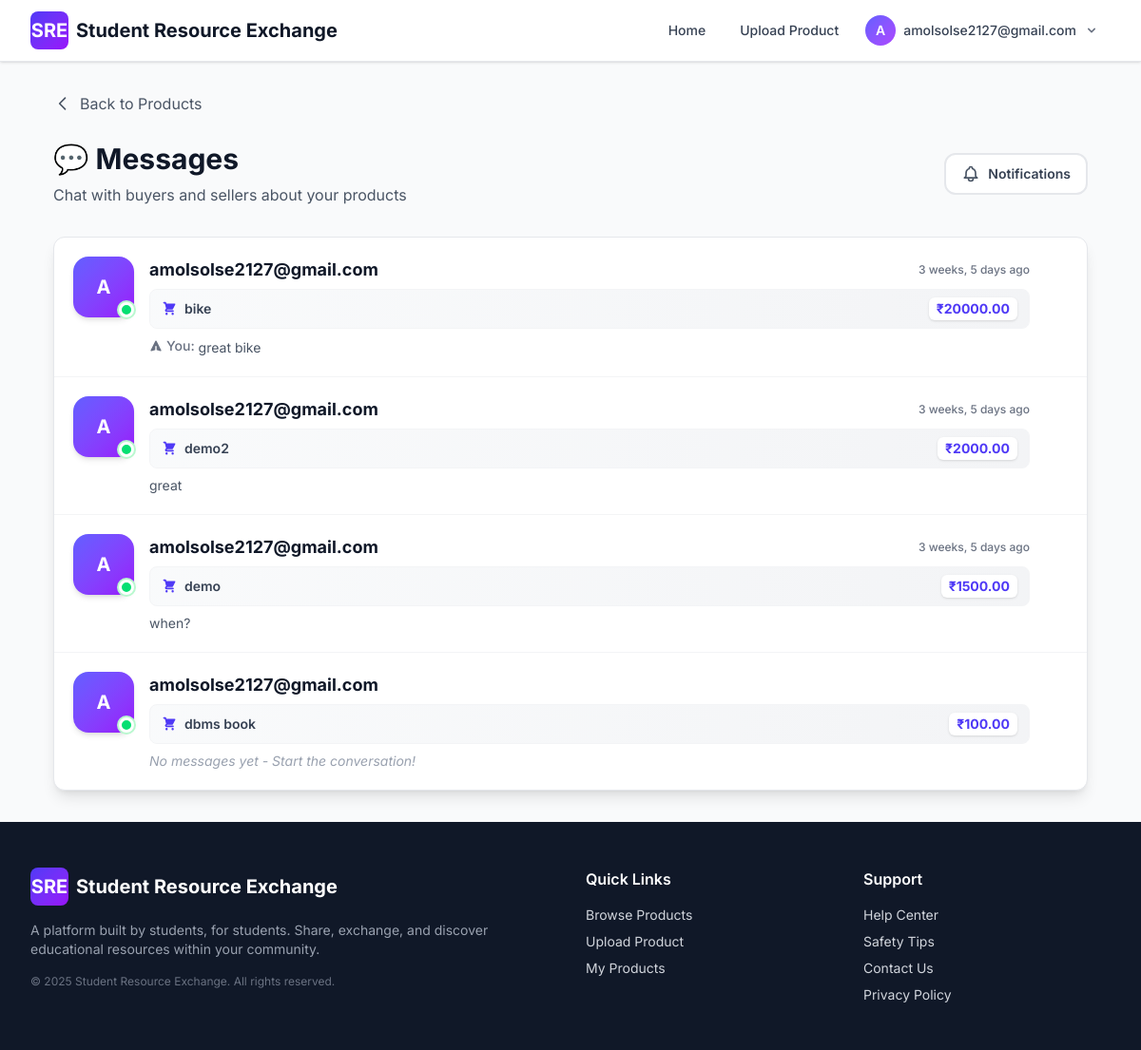
Page /chat/ (signed in) on the earlier database version.
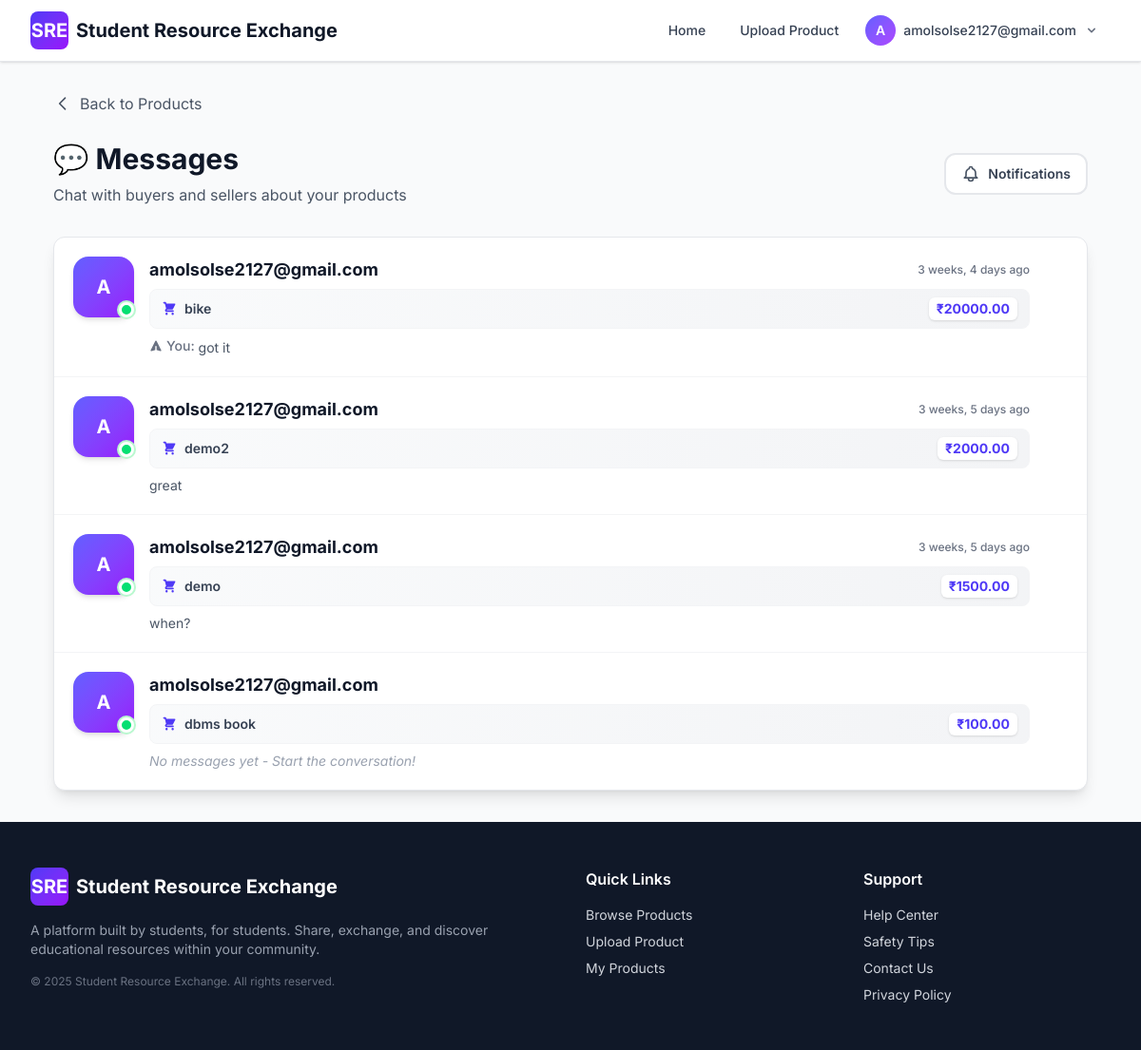
Same page on the later database version.
### chat/models.py (models this page shows, shortened)
class Conversation(models.Model):
    buyer = models.ForeignKey(
        User,
        on_delete=models.CASCADE,
        related_name='buyer_conversations',
        help_text="User interested in buying the product"
    )
    seller = models.ForeignKey(
        User,
        on_delete=models.CASCADE,
        related_name='seller_conversations',
        help_text="User who owns/sells the product"
    )
    product = models.ForeignKey(
        Product,
        on_delete=models.CASCADE,
        related_name='conversations',
        help_text="Product being discussed"
    )
    created_at = models.DateTimeField(auto_now_add=True)
    updated_at = models.DateTimeField(auto_now=True)
    class Meta:
        db_table = 'chat_conversation'
        ordering = ['-updated_at']
        unique_together = ['buyer', 'seller', 'product']
        indexes = [
            models.Index(fields=['-updated_at']),
            models.Index(fields=['buyer', 'seller']),
        ]
    def get_last_message(self):
        return self.messages.order_by('-created_at').first()
    @staticmethod
    def get_total_unread_count(user):
        return Message.objects.filter(
            Q(conversation__buyer=user) | Q(conversation__seller=user)
        ).exclude(sender=user).filter(is_read=False).count()

class Message(models.Model):
    MESSAGE_TYPE_CHOICES = [
        ('regular', 'Regular Message'),
        ('otp_handover', 'Handover OTP'),
        ('otp_return', 'Return OTP'),
        ('system', 'System Notification'),
    ]
    conversation = models.ForeignKey(
        Conversation,
        on_delete=models.CASCADE,
        related_name='messages',
        help_text="The conversation this message belongs to"
    )
    sender = models.ForeignKey(
        User,
        on_delete=models.CASCADE,
        related_name='sent_messages',
        help_text="User who sent the message"
    )
    content = models.TextField(help_text="Message content")
    is_read = models.BooleanField(default=False, help_text="Whether the message has been read")
    is_system_message = models.BooleanField(
        default=False,
        help_text="Whether this is a system-generated message (e.g., OTP)"
    )
    message_type = models.CharField(
        max_length=20,
        choices=MESSAGE_TYPE_CHOICES,
        default='regular',
        help_text="Type of message"
    )
    recipient = models.ForeignKey(
        User,
        on_delete=models.SET_NULL,
        null=True,
        blank=True,
        related_name='received_messages',
        help_text="Intended recipient for system messages (optional)"
    )
    created_at = models.DateTimeField(auto_now_add=True)
    class Meta:
        db_table = 'chat_message'
        ordering = ['created_at']
        indexes = [
            models.Index(fields=['conversation', 'created_at']),
            models.Index(fields=['sender', 'created_at']),
        ]

### registration/models.py (models this page shows, shortened)
class User(models.Model):
    id = models.AutoField(primary_key=True)
    email = models.EmailField(unique=True, db_index=True, max_length=255)
    password_hash = models.CharField(max_length=128)
    college_id = models.CharField(max_length=100)
    name = models.CharField(max_length=255, blank=True, null=True)
    college_name = models.CharField(max_length=255, blank=True, null=True)
    university_name = models.CharField(max_length=255, blank=True, null=True)
    rating = models.IntegerField(default=0)
    email_verified = models.BooleanField(default=False)
    is_admin = models.BooleanField(default=False)
    address_line1 = models.CharField(max_length=255, blank=True, null=True)
    address_line2 = models.CharField(max_length=255, blank=True, null=True)
    city = models.CharField(max_length=100, blank=True, null=True)
    state_province = models.CharField(max_length=100, blank=True, null=True)
    zip_postal_code = models.CharField(max_length=20, blank=True, null=True)
    country = models.CharField(max_length=100, blank=True, null=True)
    latitude = models.DecimalField(
        max_digits=9,
        decimal_places=6,
        blank=True,
        null=True,
        validators=[MinValueValidator(-90), MaxValueValidator(90)],
        help_text="Latitude coordinate"
    )
    longitude = models.DecimalField(
        max_digits=9,
        decimal_places=6,
        blank=True,
        null=True,
        validators=[MinValueValidator(-180), MaxValueValidator(180)],
        help_text="Longitude coordinate"
    )
    share_precise_location = models.BooleanField(
        default=False,
        help_text="Share exact location with approved requesters"
    )
    created_at = models.DateTimeField(auto_now_add=True)
    updated_at = models.DateTimeField(auto_now=True)
    class Meta:
        db_table = 'user'
        ordering = ['-created_at']
        indexes = [
            models.Index(fields=['latitude', 'longitude']),
        ]

### products/models.py (models this page shows, shortened)
class Product(models.Model):
    CATEGORY_CHOICES = [
        ('books', 'Books'),
        ('notes', 'Notes'),
        ('electronics', 'Electronics'),
        ('stationery', 'Stationery'),
        ('lab_equipment', 'Lab Equipment'),
        ('other', 'Other'),
    ]
    CONDITION_CHOICES = [
        ('new', 'New'),
        ('like_new', 'Like New'),
        ('good', 'Good'),
        ('fair', 'Fair'),
        ('poor', 'Poor'),
    ]
    LISTING_TYPE_CHOICES = [
        ('sell', 'For Sale'),
        ('lend', 'For Lending'),
        ('both', 'Sale or Lend'),
    ]
    title = models.CharField(max_length=255, help_text="Product name or title")
    description = models.TextField(help_text="Detailed description of the product")
    category = models.CharField(max_length=50, choices=CATEGORY_CHOICES, default='other')
    condition = models.CharField(max_length=20, choices=CONDITION_CHOICES, default='good')
    listing_type = models.CharField(
        max_length=10,
        choices=LISTING_TYPE_CHOICES,
        default='sell',
        help_text="Whether this item is for sale, lending, or both"
    )
    price = models.DecimalField(
        max_digits=10,
        decimal_places=2,
        validators=[MinValueValidator(0.01)],
        help_text="Price in INR (₹) - for selling",
        blank=True,
        null=True
    )
    borrow_price_per_day = models.DecimalField(
        max_digits=10,
        decimal_places=2,
        validators=[MinValueValidator(0.01)],
        help_text="Daily rental price in INR (₹)",
        blank=True,
        null=True
    )
    borrow_deposit = models.DecimalField(
        max_digits=10,
        decimal_places=2,
        validators=[MinValueValidator(0)],
        help_text="Refundable deposit amount in INR (₹)",
        blank=True,
        null=True,
        default=0
    )
    max_borrow_days = models.IntegerField(
        default=30,
        validators=[MinValueValidator(1)],
        help_text="Maximum number of days item can be borrowed"
    )
    is_currently_borrowed = models.BooleanField(
        default=False,
        help_text="Is this item currently borrowed by someone?"
    )
    image1 = models.ImageField(
        upload_to=product_image_upload_path,
        blank=True,
        null=True,
        help_text="Primary product image (required)"
    )
    image2 = models.ImageField(
        upload_to=product_image_upload_path,
        blank=True,
        null=True,
        help_text="Additional image (optional)"
    )
    image3 = models.ImageField(
        upload_to=product_image_upload_path,
        blank=True,
        null=True,
        help_text="Additional image (optional)"
    )
    image4 = models.ImageField(
        upload_to=product_image_upload_path,
        blank=True,
        null=True,
        help_text="Additional image (optional)"
    )
    image5 = models.ImageField(
        upload_to=product_image_upload_path,
        blank=True,
        null=True,
        help_text="Additional image (optional)"
    )
    seller = models.ForeignKey(User, on_delete=models.CASCADE, related_name='products')
    is_available = models.BooleanField(default=True, help_text="Is this product still available?")
    views = models.IntegerField(default=0, editable=False)
    created_at = models.DateTimeField(auto_now_add=True)
    updated_at = models.DateTimeField(auto_now=True)
    class Meta:
        db_table = 'products'
        ordering = ['-created_at']
        verbose_name = 'Product'
        verbose_name_plural = 'Products'

### chat/views.py (the view)
# urls.py: path('', views.conversation_list, name='conversation_list'),
def conversation_list(request):
    if 'user_id' not in request.session:
        return redirect('login:login')
    user_id = request.session['user_id']
    user = get_object_or_404(User, id=user_id)
    conversations = Conversation.objects.filter(
        Q(buyer=user) | Q(seller=user)
    ).select_related('buyer', 'seller', 'product').prefetch_related(
        Prefetch('messages', queryset=Message.objects.order_by('-created_at'))
    ).annotate(
        last_message_time=Max('messages__created_at')
    ).order_by('-last_message_time')
    conversation_data = []
    for conv in conversations:
        other_user = conv.seller if conv.buyer.id == user.id else conv.buyer
        last_message = conv.get_last_message()
        unread_count = conv.messages.exclude(sender=user).filter(is_read=False).count()
        conversation_data.append({
            'conversation': conv,
            'other_user': other_user,
            'last_message': last_message,
            'unread_count': unread_count
        })
    paginator = Paginator(conversation_data, 12)
    page = request.GET.get('page')
    try:
        conversations_page = paginator.page(page)
    except PageNotAnInteger:
        conversations_page = paginator.page(1)
    except EmptyPage:
        conversations_page = paginator.page(paginator.num_pages)
    context = {
        'conversations': conversations_page,
        'user': user,
        'paginator': paginator,
    }
    return render(request, 'chat/conversation_list.html', context)

### chat/context_processors.py (called while the page is built)
def unread_messages(request):
    user_id = request.session.get('user_id')
    if not user_id:
        return {'unread_message_count': 0}
    cache_key = f'unread_message_count_{user_id}'
    unread_count = cache.get(cache_key)
    if unread_count is None:
        from registration.models import User
        try:
            user = User.objects.get(id=user_id)
            unread_count = Conversation.get_total_unread_count(user)
            cache.set(cache_key, unread_count, 30)
        except User.DoesNotExist:
            unread_count = 0
            cache.set(cache_key, unread_count, 30)
        except DatabaseError as e:
            logger.error(f"Database error in unread_messages context processor for user_id {user_id}: {e}")
            unread_count = 0
    return {'unread_message_count': unread_count}

### chat/templates/chat/conversation_list.html (shortened to what the changed rows need)
{% extends 'base.html' %}
{% block content %}
<div class="min-h-screen bg-gray-50 py-4 sm:py-6 md:py-8">
    <div class="max-w-6xl mx-auto px-3 sm:px-4 md:px-6 lg:px-8">
        <div class="mb-4 sm:mb-6 md:mb-8">
            <div class="flex flex-col sm:flex-row sm:items-center sm:justify-between gap-3 sm:gap-4">
                <div>
                    <h1 class="text-2xl sm:text-3xl font-bold text-gray-900 mb-1 sm:mb-2">
                        💬 Messages
                    </h1>
                </div>
            </div>
        </div>
        {% if conversations %}
        <div class="bg-white rounded-xl border border-gray-200 shadow-lg overflow-hidden">
            <div class="divide-y divide-gray-100">
                {% for conv_data in conversations %}
                <a href="{% url 'chat:chat_detail' conv_data.conversation.id %}"
                   class="block hover:bg-gradient-to-r hover:from-indigo-50/50 hover:to-purple-50/50 transition-all duration-200 group">
                    <div class="p-3 sm:p-4 md:p-5">
                        <div class="flex items-start gap-3 sm:gap-4">
                            <div class="flex-shrink-0 relative">
                                <div class="w-12 h-12 sm:w-14 sm:h-14 md:w-16 md:h-16 bg-gradient-to-br from-indigo-500 to-purple-600 rounded-2xl flex items-center justify-center text-white font-bold text-base sm:text-lg md:text-xl shadow-md group-hover:shadow-lg group-hover:scale-105 transition-all duration-200">
                                    {{ conv_data.other_user.name|default:conv_data.other_user.email|slice:":1"|upper }}
                                </div>
                                <div class="absolute bottom-0 right-0 w-3 h-3 sm:w-3.5 sm:h-3.5 md:w-4 md:h-4 bg-green-400 border-2 sm:border-3 border-white rounded-full ring-2 ring-green-200 animate-pulse"></div>
                            </div>
                            <div class="flex-1 min-w-0">
                                <div class="flex items-center justify-between mb-1 sm:mb-1.5">
                                    <h3 class="text-sm sm:text-base md:text-lg font-bold text-gray-900 truncate group-hover:text-indigo-700 transition-colors">
                                        {{ conv_data.other_user.name|default:conv_data.other_user.email }}
                                    </h3>
                                    {% if conv_data.last_message %}
                                    <span class="text-xs text-gray-500 ml-2 flex-shrink-0 font-medium">
                                        {{ conv_data.last_message.created_at|timesince }} ago
                                    </span>
                                    {% endif %}
                                </div>
                                <div class="flex items-center gap-2 mb-2 bg-gradient-to-r from-gray-50 to-gray-100 rounded-lg px-2.5 sm:px-3 py-1.5 sm:py-2 group-hover:from-indigo-50 group-hover:to-purple-50 transition-all border border-gray-100 group-hover:border-indigo-200">
                                    <span class="text-xs sm:text-sm text-gray-700 truncate font-semibold flex-1">{{ conv_data.conversation.product.title }}</span>
                                    {% if conv_data.conversation.product.price %}
                                    <span class="text-xs sm:text-sm font-bold text-indigo-600 bg-white px-2 py-0.5 rounded-md shadow-sm">₹{{ conv_data.conversation.product.price }}</span>
                                    {% elif conv_data.conversation.product.borrow_price_per_day %}
                                    <span class="text-xs sm:text-sm font-bold text-green-600 bg-white px-2 py-0.5 rounded-md shadow-sm">₹{{ conv_data.conversation.product.borrow_price_per_day }}/day</span>
                                    {% else %}
                                    <span class="text-xs sm:text-sm text-gray-400 bg-white px-2 py-0.5 rounded-md shadow-sm">-</span>
                                    {% endif %}
                                </div>
                                <div class="flex items-start gap-2">
                                    {% if conv_data.last_message %}
                                    <p class="text-xs sm:text-sm text-gray-600 truncate flex-1 line-clamp-2">
                                        {% if conv_data.last_message.sender.id == user.id %}
                                        <span class="inline-flex items-center gap-1 text-gray-500 font-medium">
                                            <svg class="w-3 h-3 sm:w-3.5 sm:h-3.5" fill="currentColor" viewBox="0 0 20 20">
                                                <path d="M10.894 2.553a1 1 0 00-1.788 0l-7 14a1 1 0 001.169 1.409l5-1.429A1 1 0 009 15.571V11a1 1 0 112 0v4.571a1 1 0 00.725.962l5 1.428a1 1 0 001.17-1.408l-7-14z"/>
                                            </svg>
                                            You:
                                        </span>
                                        {% endif %}
                                        {{ conv_data.last_message.content }}
                                    </p>
                                    {% else %}
                                    <p class="text-xs sm:text-sm text-gray-400 italic flex-1">No messages yet - Start the conversation!</p>
                                    {% endif %}
                                </div>
                            </div>
                        </div>
                    </div>
                </a>
                {% endfor %}
            </div>
        </div>
        {% endif %}
    </div>
</div>
{% endblock %}

Differences in the rows shown:
changed Conversation "bike": last_message.created_at "3 weeks, 5 days" → "3 weeks, 4 days"; last_message.content "great bike" → "got it"
